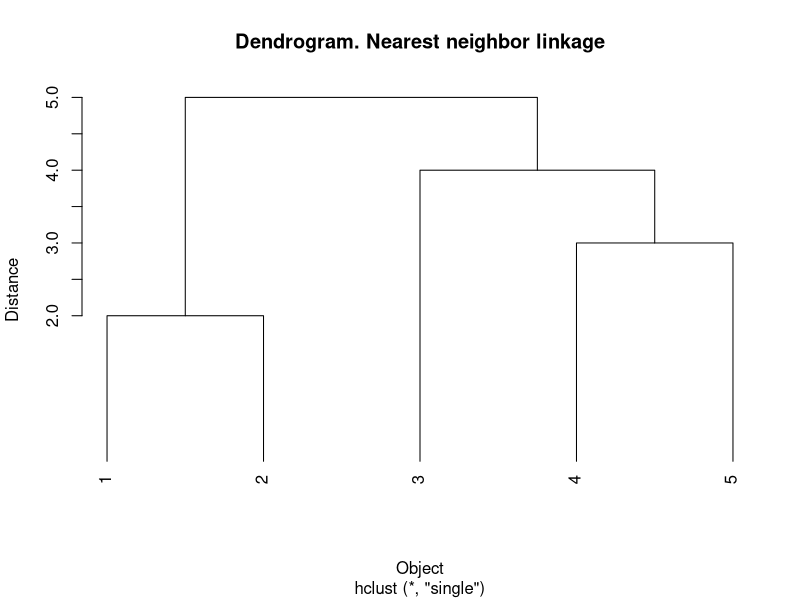
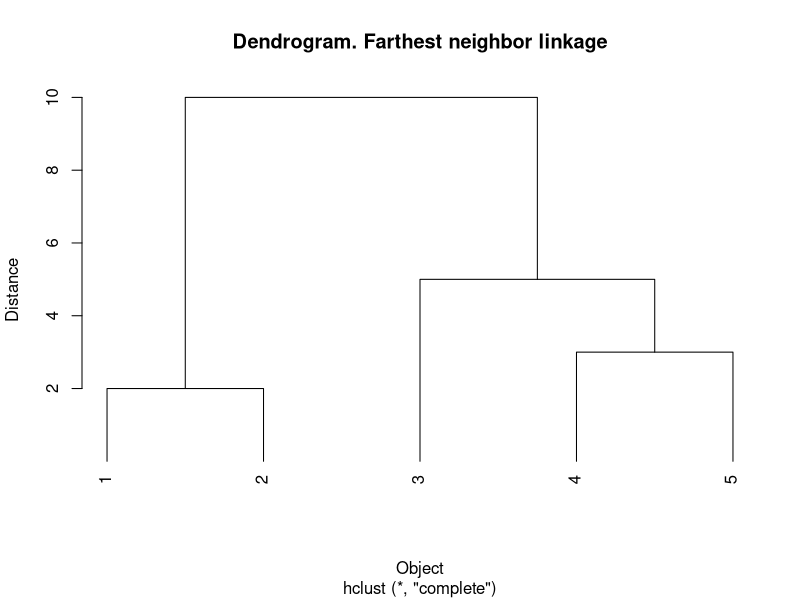
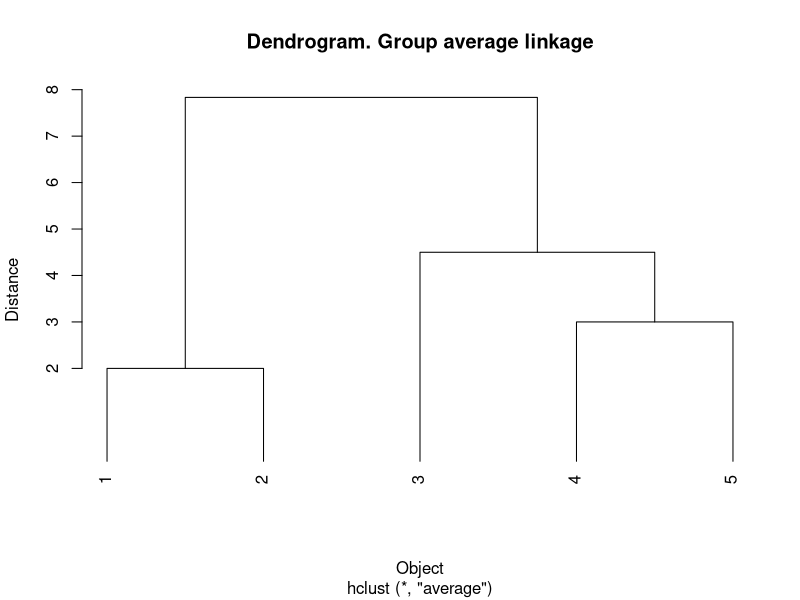

These figures' R source, in order:
# Multivariate Statistical Methods: A Primer. 4th Edition
# Chapter 9. Cluster analysis
#
# Example from section 9.3 Hierarchic methods
# 
# Reading the lower triangular (distance) matrix, Table 9.1 (with the main 
# diagonal containing zeros). The first row and first column contain the names 
# of the five objects. Cells above the diagonal are blanks, thus option 
# "fill=TRUE" add blank fields (NA)
dist.mat5 <- read.csv("Distances Table 9.1.csv", fill=TRUE, header=TRUE, row.names=1)
colnames(dist.mat5) <- rownames(dist.mat5)
dist.mat5 <- as.dist(dist.mat5)
dist.mat5
# hclust is the R command for hierarchic agglomerative clustering
# Default method is "complete linkage". Here we use method = "single" (linkage) (= nearest neighbor)
mat5.nn <- hclust(dist.mat5, method = "single")
# Generating the dendrograms in Figure 9.1
# The default is to plot an inverted tree with the root at the top, and branches hanging down.
# You can force the branches down to the base line giving the hang argument a negative value (e.g. -1):
plot(mat5.nn, hang=-1,xlab="Object",ylab="Distance",
                 main="Dendrogram. Nearest neighbor linkage")
# Now we generate a dendrogram with the default method= complete (= farthest neighbor linkage)
dev.new()
mat5.fn <- hclust(dist.mat5)
plot(mat5.fn,hang=-1,xlab="Object",ylab="Distance",
                 main="Dendrogram. Farthest neighbor linkage")
# Finally we create a dendrogram witg the method = average (group average linkage)
dev.new()
mat5.avl <- hclust(dist.mat5,method="average")
plot(mat5.avl,hang=-1,xlab="Object",ylab="Distance",
                 main="Dendrogram. Group average linkage")
#
# End of script
#
